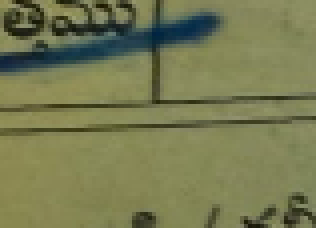
#> input picture annotations/crops/auto_WhatsApp_Image_2026-09-17_at_4.08.58_PM_02_32e7951d.png, 79 x 57 px (shown 4 times larger)
$ python -i image_processor.py   (imports and definitions only)
#> lines starting #> are read from the running program, lines starting #| are printed output that depends on the picture
#> further down, picture is the input picture: shape (57, 79, 3); mean B, G, R 82, 122.8, 119.2
import cv2
import numpy as np
from typing import Tuple, Optional

class ImageProcessor:
    """
    Robust Preprocessor for Multilingual Agricultural Bills & Invoices.
    Handles arbitrary paper colors (pink, yellow, blue, white, carbon copies),
    shadow gradients, camera glare, and orientation detection.
    Zero external APIs or pre-trained models.
    """

    # [88 lines left out: functions rotate_image, normalize_document_color, auto_orient_bill, not called in this run]

    @staticmethod
    def enhance_contrast(image: np.ndarray) -> np.ndarray:
        """Apply CLAHE to enhance contrast on any color paper."""
        if len(image.shape) == 3:
            lab = cv2.cvtColor(image, cv2.COLOR_BGR2LAB)
#> lab: shape (57, 79, 3); mean of channels 0, 1, 2 127.7, 120, 149.7
            l, a, b = cv2.split(lab)
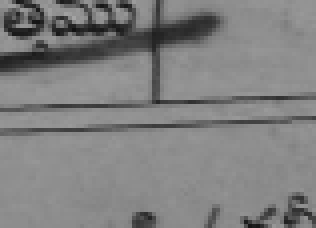
#> l: shape (57, 79) (shown 4 times larger); min 17, max 164, mean 127.7
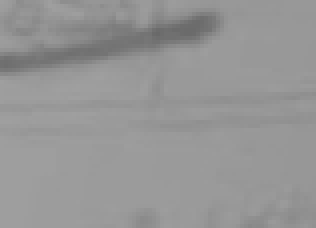
#> b: shape (57, 79) (shown 4 times larger); min 105, max 159, mean 149.7
            clahe = cv2.createCLAHE(clipLimit=2.5, tileGridSize=(8, 8))
            cl = clahe.apply(l)
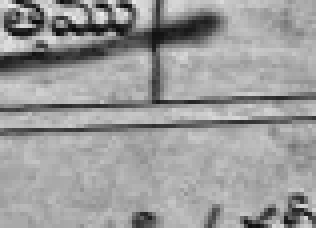
#> cl: shape (57, 79) (shown 4 times larger); min 8, max 236, mean 155.2
            merged = cv2.merge((cl, a, b))
#> merged: shape (57, 79, 3); mean of channels 0, 1, 2 155.2, 120, 149.7
            return cv2.cvtColor(merged, cv2.COLOR_LAB2BGR)
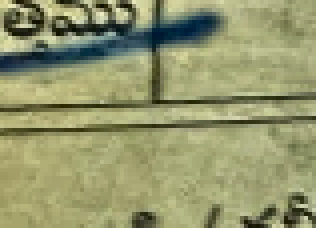
#> returned value: shape (57, 79, 3) (shown 4 times larger); mean B, G, R 109, 151.3, 147.9
        else:
            clahe = cv2.createCLAHE(clipLimit=2.5, tileGridSize=(8, 8))
            return clahe.apply(image)

    # [41 lines left out: functions binarize, deskew, not called in this run]

>>> import cv2
>>> picture = cv2.imread('../annotations/crops/auto_WhatsApp_Image_2026-09-17_at_4.08.58_PM_02_32e7951d.png')
>>> result = ImageProcessor().enhance_contrast(picture)
